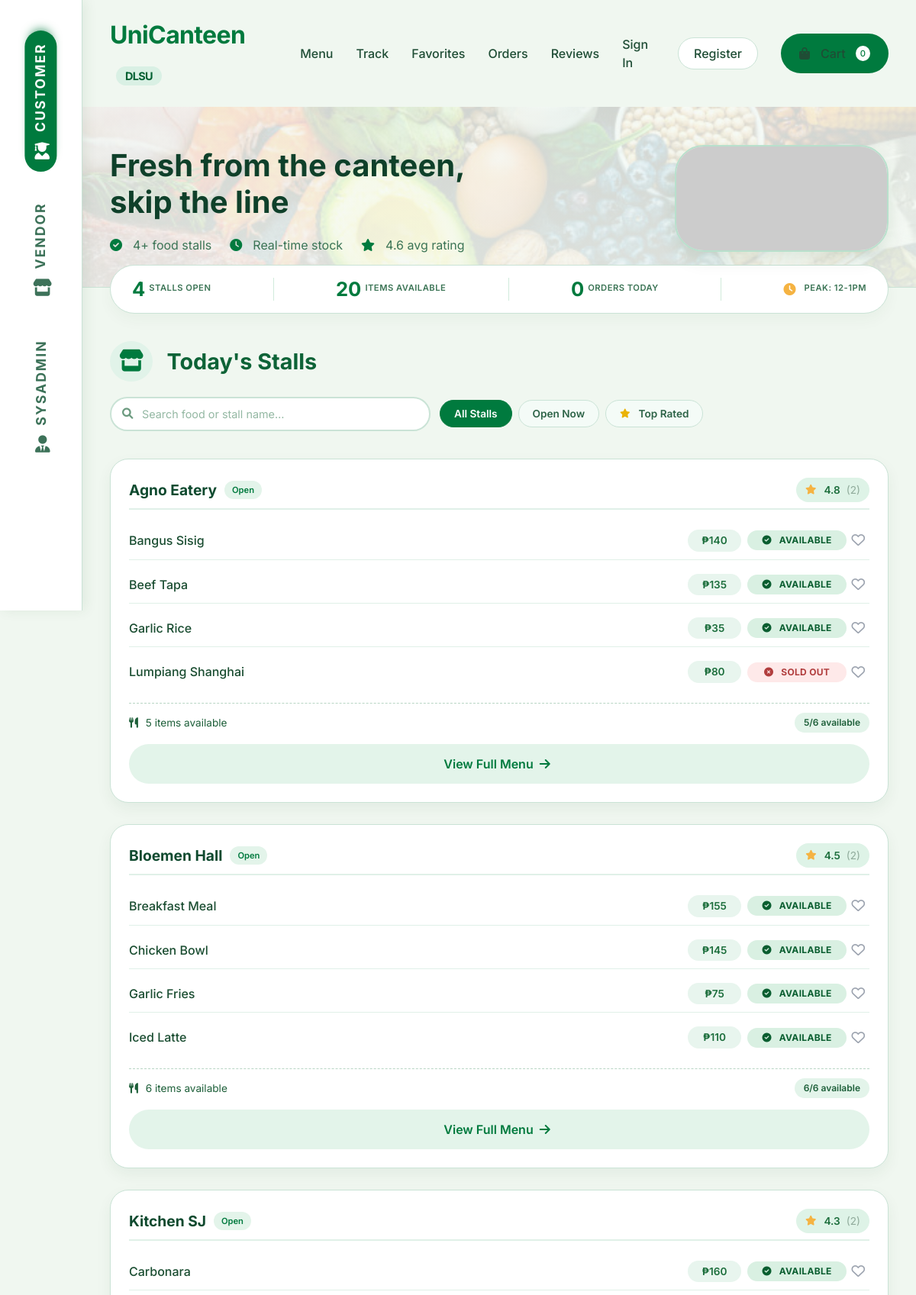
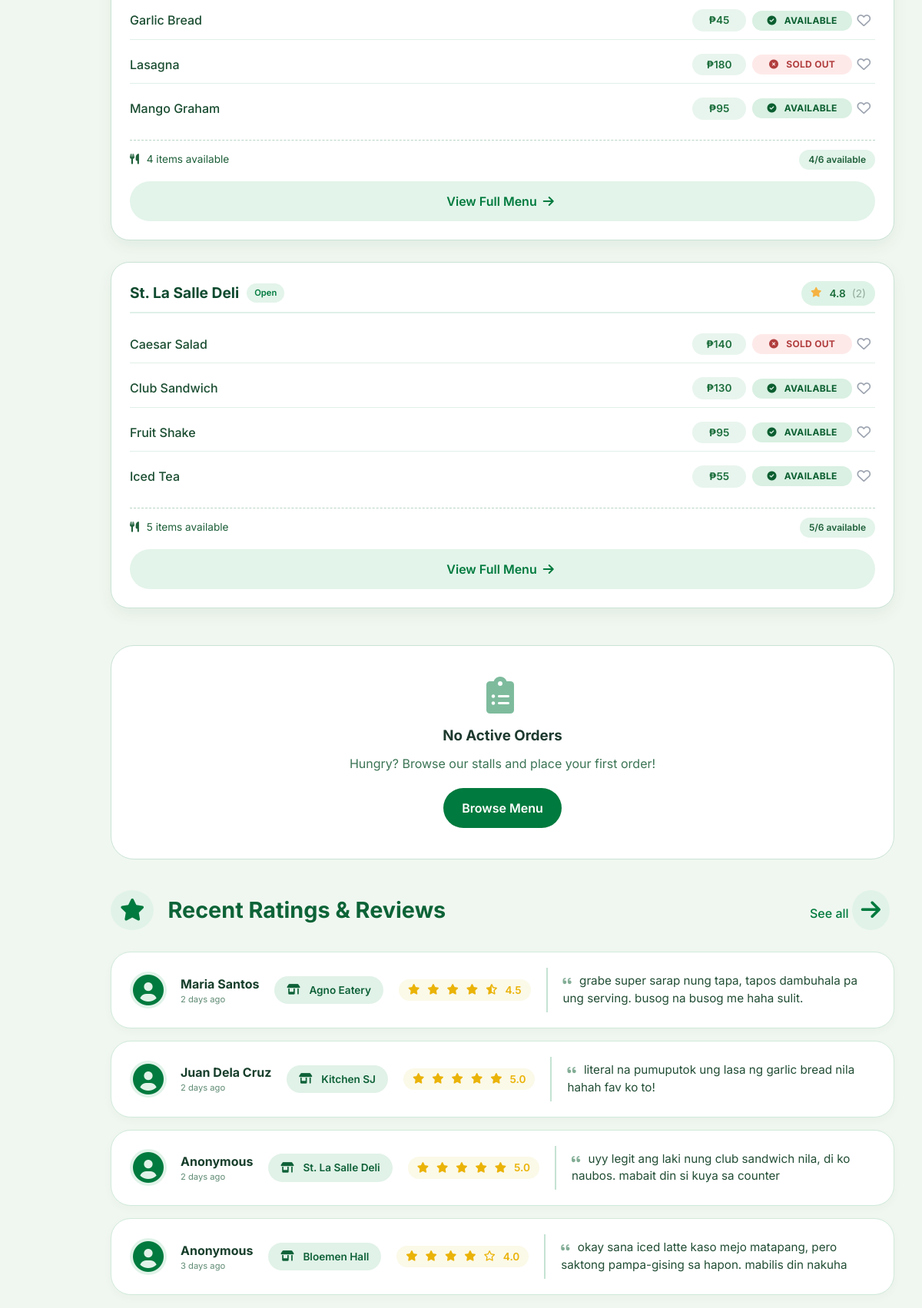
The page / (upper part) on the database its author committed (2 pictures, top to bottom).
### tables this page shows
CREATE TABLE Restaurants (
    ID INT PRIMARY KEY AUTO_INCREMENT,
    name VARCHAR(60) NOT NULL,
    address VARCHAR(100),
    description TEXT,
    logo_url VARCHAR(255),
    owner_ID INT,
    is_open BOOLEAN DEFAULT TRUE,
    created_at TIMESTAMP DEFAULT CURRENT_TIMESTAMP,
    FOREIGN KEY (owner_ID) REFERENCES Users(ID)
);

CREATE TABLE Items (
    ID INT PRIMARY KEY AUTO_INCREMENT,
    name VARCHAR(60) NOT NULL,
    description TEXT,
    price DECIMAL(10, 2) NOT NULL,
    image_url VARCHAR(255),
    isAvailable BOOLEAN DEFAULT TRUE,
    restaurant_ID INT,
    created_at TIMESTAMP DEFAULT CURRENT_TIMESTAMP,
    FOREIGN KEY (restaurant_ID) REFERENCES Restaurants(ID) ON DELETE CASCADE
);

CREATE TABLE Ratings (
    ID INT PRIMARY KEY AUTO_INCREMENT,
    restaurant_ID INT,
    order_ID INT UNIQUE,
    rating DECIMAL(3, 2) CHECK (rating BETWEEN 1.0 AND 5.0),
    review TEXT,
    is_anonymous BOOLEAN DEFAULT FALSE,
    timestamp TIMESTAMP DEFAULT CURRENT_TIMESTAMP,
    FOREIGN KEY (restaurant_ID) REFERENCES Restaurants(ID) ON DELETE CASCADE,
    FOREIGN KEY (order_ID) REFERENCES Orders(ID) ON DELETE CASCADE
);

CREATE TABLE Users (
    ID INT PRIMARY KEY AUTO_INCREMENT,
    email VARCHAR(60) UNIQUE NOT NULL,
    password VARCHAR(255) NOT NULL,
    full_name VARCHAR(100) NOT NULL,
    role ENUM('U', 'V', 'A') NOT NULL,
    created_at TIMESTAMP DEFAULT CURRENT_TIMESTAMP,
    is_active BOOLEAN DEFAULT TRUE,
    is_banned BOOLEAN DEFAULT FALSE,
    last_login TIMESTAMP NULL,
    login_attempts INT DEFAULT 0,
    locked_until TIMESTAMP NULL,
    security_question VARCHAR(255) NULL,
    security_answer VARCHAR(255) NULL
);

### frontend/customer.php (the view, shortened to what the rows shown need)
<?php
require_once __DIR__ . '/../config/config.php';
$db = Database::getInstance()->getConnection();
$restaurantsQuery = "SELECT
    r.*,
    COALESCE(AVG(rt.rating), 0) as avg_rating,
    COUNT(DISTINCT rt.ID) as rating_count,
    (SELECT COUNT(*) FROM Items WHERE restaurant_ID = r.ID AND isAvailable = TRUE) as available_items_count,
    (SELECT COUNT(*) FROM Items WHERE restaurant_ID = r.ID) as total_items_count
    FROM Restaurants r
    LEFT JOIN Ratings rt ON r.ID = rt.restaurant_ID
    GROUP BY r.ID
    ORDER BY r.is_open DESC, r.name";
$restaurantsResult = $db->query($restaurantsQuery);
$reviewsQuery = "SELECT
    rt.*,
    r.name as restaurant_name,
    u.full_name as reviewer_name
    FROM Ratings rt
    JOIN Restaurants r ON rt.restaurant_ID = r.ID
    LEFT JOIN Orders o ON rt.order_ID = o.ID
    LEFT JOIN Users u ON o.customer_ID = u.ID
    ORDER BY rt.timestamp DESC
    LIMIT 4";
$reviewsResult = $db->query($reviewsQuery);
$userFavorites = [];
?>
<!DOCTYPE html>
<html lang="en">
<head>
    <link rel="stylesheet" href="https://cdnjs.cloudflare.com/ajax/libs/font-awesome/6.0.0-beta3/css/all.min.css">
    <link rel="stylesheet" href="<?php echo url('assets/styles.css'); ?>">
</head>
<body>
    <div class="main-content">
        <section id="customer" class="page-section">
            <div class="hero-customer">
                <div class="wrapper">
                    <div
                        style="display: flex; justify-content: space-between; align-items: center; flex-wrap: wrap; gap: 20px;">
                        <div>
                            <h1>Fresh from the canteen,<br>skip the line</h1>
                        </div>
                    </div>
                </div>
            </div>
            <div class="wrapper">
                <div class="section-header" id="menu">
                    <h2>Today's Stalls</h2>
                </div>
                <div class="stall-grid" id="stallGrid">
                    <?php
                    $restaurantsResult->data_seek(0);
                    while ($restaurant = $restaurantsResult->fetch_assoc()):
                        $itemsQuery = "SELECT * FROM Items WHERE restaurant_ID = ? ORDER BY name LIMIT 4";
                        $stmt = $db->prepare($itemsQuery);
                        $stmt->bind_param("i", $restaurant['ID']);
                        $stmt->execute();
                        $itemsResult = $stmt->get_result();
                        $itemNames = [];
                        $itemsForAttr = $itemsResult->fetch_all(MYSQLI_ASSOC);
                        foreach ($itemsForAttr as $i) {
                            $itemNames[] = $i['name'];
                        }
                        ?>
                        <div class="stall-card <?php echo !$restaurant['is_open'] ? 'stall-card-closed' : ''; ?>"
                            data-stall-name="<?php echo htmlspecialchars(strtolower($restaurant['name'])); ?>"
                            data-items="<?php echo htmlspecialchars(strtolower(implode(' ', $itemNames))); ?>"
                            data-open="<?php echo $restaurant['is_open'] ? '1' : '0'; ?>"
                            data-rating="<?php echo $restaurant['avg_rating']; ?>">
                            <div class="stall-header">
                                <div style="display: flex; align-items: center; gap: 10px;">
                                    <span class="stall-name"><?php echo htmlspecialchars($restaurant['name']); ?></span>
                                    <span
                                        style="background: <?php echo $restaurant['is_open'] ? '#e3f4ea' : '#fee9e9'; ?>; padding: 4px 10px; border-radius: 40px; font-size: 0.7rem; font-weight: 600; color: <?php echo $restaurant['is_open'] ? '#007a3e' : '#b13e3e'; ?>;">
                                        <?php echo $restaurant['is_open'] ? 'Open' : 'Closed'; ?>
                                    </span>
                                </div>
                                <span class="rating">
                                    <i class="fas fa-star"></i> <?php echo number_format($restaurant['avg_rating'], 1); ?>
                                    <span
                                        style="color: #8faa9a; font-weight: 400; margin-left: 4px;">(<?php echo $restaurant['rating_count']; ?>)</span>
                                </span>
                            </div>
                            <div class="menu-grid">
                                <?php
                                foreach ($itemsForAttr as $item):
                                    $isAvailable = ($item['isAvailable'] == 1 || $item['isAvailable'] === '1' || $item['isAvailable'] === true);
                                    $isFav = in_array($item['ID'], $userFavorites);
                                    ?>
                                    <div class="menu-row" title="<?php echo htmlspecialchars($item['description'] ?? ''); ?>" style="position:relative; padding-right:30px;">
                                        <span class="item-name"><?php echo htmlspecialchars($item['name']); ?></span>
                                        <span class="price-tag">₱<?php echo number_format($item['price'], 0); ?></span>
                                        <?php if ($isAvailable): ?>
                                            <span class="avail-tag"><i class="fas fa-check-circle"></i> Available</span>
                                        <?php else: ?>
                                            <span class="avail-tag not-available"><i class="fas fa-times-circle"></i> Sold
                                                Out</span>
                                        <?php endif; ?>
                                        <button class="fav-btn" data-item-id="<?php echo $item['ID']; ?>"
                                                style="position:absolute; right:-5px; top:50%; transform:translateY(-50%); background:none; border:none; cursor:pointer; color: <?php echo $isFav ? '#dc2626' : '#9ca3af'; ?>; transition: color 0.2s; font-size:1.1rem; padding:5px;">
                                            <i class="<?php echo $isFav ? 'fas' : 'far'; ?> fa-heart"></i>
                                        </button>
                                    </div>
                                <?php endforeach; ?>
                            </div>
                            <div class="availability-summary">
                                <span><i class="fas fa-utensils"></i> <?php echo $restaurant['available_items_count']; ?>
                                    items available</span>
                                <span
                                    class="available-count"><?php echo $restaurant['available_items_count']; ?>/<?php echo $restaurant['total_items_count']; ?>
                                    available</span>
                            </div>
                            <?php if ($restaurant['is_open']): ?>
                                <a href="<?php echo url('index.php?page=restaurant&id=' . $restaurant['ID']); ?>" class="btn-secondary"
                                    style="width: 100%; margin-top: 15px; text-decoration: none;">
                                    View Full Menu <i class="fas fa-arrow-right"></i>
                                </a>
                            <?php endif; ?>
                        </div>
                    <?php endwhile; ?>
                </div>
                <div class="section-header" id="reviews">
                    <h2>Recent Ratings & Reviews</h2>
                </div>
                <div class="reviews-grid">
                    <?php
                    $reviewsResult->data_seek(0);
                    if ($reviewsResult->num_rows > 0):
                        while ($review = $reviewsResult->fetch_assoc()):
                            ?>
                            <div class="review-card">
                                <div class="reviewer-avatar">
                                    <i class="fas fa-user-circle" style="font-size: 2.5rem; color: #007a3e;"></i>
                                    <div>
                                        <span
                                            class="name"><?php echo htmlspecialchars($review['reviewer_name'] ?? 'Anonymous'); ?></span>
                                        <div style="font-size: 0.7rem; color: #5f8b74;">
                                            <?php echo getTimeAgo($review['timestamp']); ?>
                                        </div>
                                    </div>
                                </div>
                                <div class="stall-badge">
                                    <i class="fas fa-store-alt"></i> <?php echo htmlspecialchars($review['restaurant_name']); ?>
                                </div>
                                <div class="stars-container">
                                    <?php
                                    $rating = $review['rating'];
                                    for ($i = 1; $i <= 5; $i++):
                                        if ($i <= floor($rating)):
                                            ?>
                                            <i class="fas fa-star"></i>
                                        <?php elseif ($i - 0.5 <= $rating): ?>
                                            <i class="fas fa-star-half-alt"></i>
                                        <?php else: ?>
                                            <i class="far fa-star"></i>
                                        <?php endif; endfor; ?>
                                    <?php echo number_format($rating, 1); ?>
                                </div>
                                <div class="review-text">
                                    <i class="fas fa-quote-left"></i>
                                    <?php echo htmlspecialchars(html_entity_decode($review['review'], ENT_QUOTES, 'UTF-8')); ?>
                                </div>
                            </div>
                            <?php
                        endwhile;
                    endif; ?>
                </div>
            </div>
        </section>
    </div>
</body>
</html>

### rows shown on the page
restaurants: name "Agno Eatery", is_open "Open", avg_rating "4.8", rating_count "2", available_items_count "5", total_items_count "6"
items: name "Bangus Sisig", price "140", isAvailable 1 (drawn)
items: name "Beef Tapa", price "135", isAvailable 1 (drawn)
items: name "Garlic Rice", price "35", isAvailable 1 (drawn)
items: name "Lumpiang Shanghai", price "80", isAvailable 0 (drawn)
restaurants: name "Bloemen Hall", is_open "Open", avg_rating "4.5", rating_count "2", available_items_count "6", total_items_count "6"
items: name "Breakfast Meal", price "155", isAvailable 1 (drawn)
items: name "Chicken Bowl", price "145", isAvailable 1 (drawn)
items: name "Garlic Fries", price "75", isAvailable 1 (drawn)
items: name "Iced Latte", price "110", isAvailable 1 (drawn)
restaurants: name "Kitchen SJ", is_open "Open", avg_rating "4.3", rating_count "2", available_items_count "4", total_items_count "6"
items: name "Carbonara", price "160", isAvailable 1 (drawn)
items: name "Garlic Bread", price "45", isAvailable 1 (drawn)
items: name "Lasagna", price "180", isAvailable 0 (drawn)
items: name "Mango Graham", price "95", isAvailable 1 (drawn)
restaurants: name "St. La Salle Deli", is_open "Open", avg_rating "4.8", rating_count "2", available_items_count "5", total_items_count "6"
items: name "Caesar Salad", price "140", isAvailable 0 (drawn)
items: name "Club Sandwich", price "130", isAvailable 1 (drawn)
items: name "Fruit Shake", price "95", isAvailable 1 (drawn)
items: name "Iced Tea", price "55", isAvailable 1 (drawn)
ratings: users.full_name "Maria Santos", timestamp "2 days ago", restaurant_ID.name "Agno Eatery", rating "4.5", review "grabe super sarap nung tapa, tapos dambuhala pa ung serving. busog na busog me haha sulit."
ratings: users.full_name "Juan Dela Cruz", timestamp "2 days ago", restaurant_ID.name "Kitchen SJ", rating "5.0", review "literal na pumuputok ung lasa ng garlic bread nila hahah fav ko to!"
ratings: reviewer_name "Anonymous", timestamp "2 days ago", restaurant_ID.name "St. La Salle Deli", rating "5.0", review "uyy legit ang laki nung club sandwich nila, di ko naubos. mabait din si kuya sa counter"
ratings: reviewer_name "Anonymous", timestamp "3 days ago", restaurant_ID.name "Bloemen Hall", rating "4.0", review "okay sana iced latte kaso mejo matapang, pero saktong pampa-gising sa hapon. mabilis din nakuha"

### other values the page prints
$cart_items_count "0"
$stats['open_stalls'] "4"
$ratingStats['avg_rating'] "4.6"
$stats['available_items'] "20"
$stats['today_orders'] "0"
